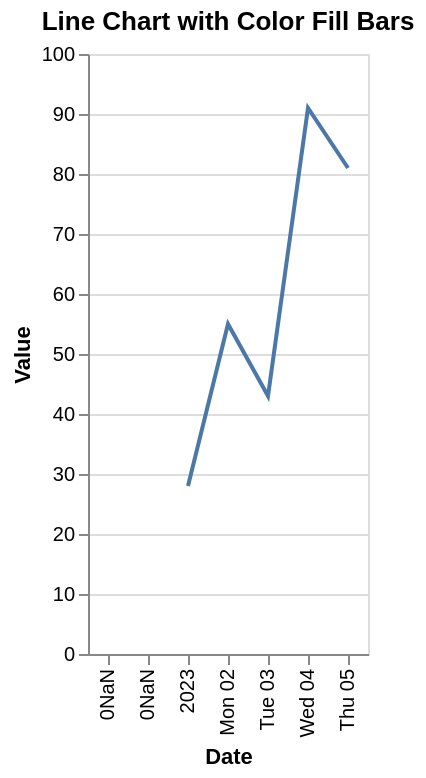

This figure's Vega-Lite source:
### Vega-Lite specification from a JSON file in a GitHub repository (floating-point values rounded to 4 significant figures)
{"$schema": "https://vega.github.io/schema/vega-lite/v6.json", "description": "Line chart with background color regions.", "layer": [{"mark": {"type": "rect", "opacity": 0.2, "color": "lightblue"}, "encoding": {"x": {"datum": "2023-01-02"}, "x2": {"datum": "2023-01-04"}}}, {"data": {"values": [{"date": "2023-01-01", "value": 28}, {"date": "2023-01-02", "value": 55}, {"date": "2023-01-03", "value": 43}, {"date": "2023-01-04", "value": 91}, {"date": "2023-01-05", "value": 81}]}, "mark": "line", "encoding": {"x": {"field": "date", "type": "temporal", "axis": {"title": "Date"}}, "y": {"field": "value", "type": "quantitative", "axis": {"title": "Value"}}}}], "title": "Line Chart with Color Fill Bars"}
